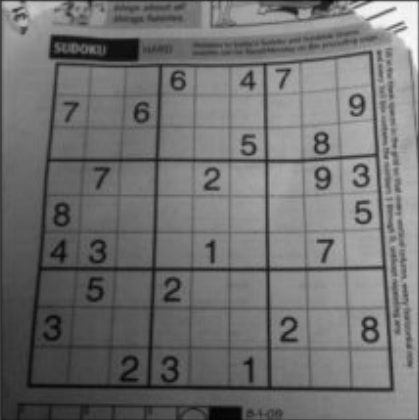
#> input picture 10_图像梯度/1.jpg, 419 x 420 px
$ python demo.py
#> lines starting #> are read from the running program, lines starting #| are printed output that depends on the picture
# OpenCV提供三种类型的梯度滤波器或高通滤波器，即Sobel，Scharr和Laplacian。

# Sobel算子是高斯平滑加微分运算的联合运算，因此它更抗噪声。逆可以指定要采用的导数方向，
# 垂直或水平（分别通过参数yorder和xorder）。逆还可以通过参数ksize指定内核的大小。

# Laplacian 算子
import numpy as np
import cv2 as cv
from matplotlib import pyplot as plt
img = cv.imread("1.jpg", 0)
#> img is the input picture: shape (420, 419); min 1, max 253, mean 112.5
img = cv.cvtColor(img, cv.COLOR_BGR2RGB)
cv.imshow("1", img)

laplacian = cv.Laplacian(img, cv.CV_64F)
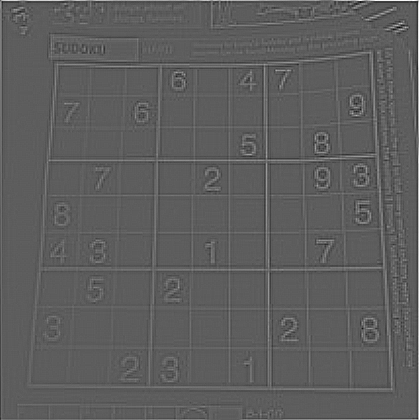
#> laplacian: shape (420, 419, 3) float64; min -104, max 179, mean 0.3; drawn with min black and max white
sobelx = cv.Sobel(img, cv.CV_64F, 1, 0, ksize=5)
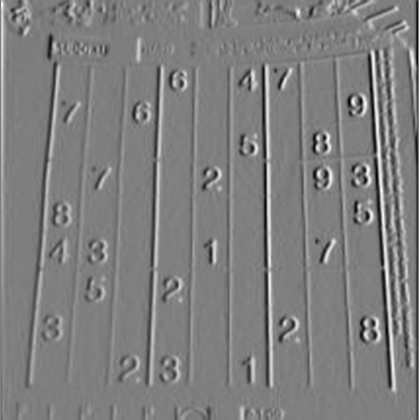
#> sobelx: shape (420, 419, 3) float64; min -4265, max 4322, mean 21.6; drawn with min black and max white
sobely = cv.Sobel(img, cv.CV_64F, 0, 1, ksize=5)
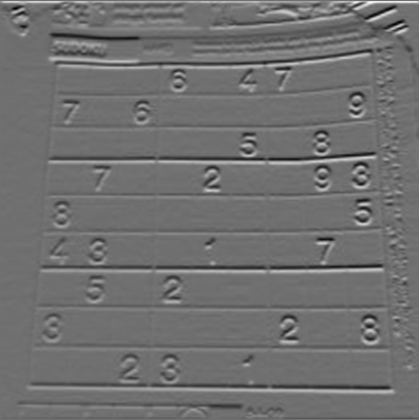
#> sobely: shape (420, 419, 3) float64; min -4919, max 6215, mean -5.8; drawn with min black and max white
plt.subplot(2, 2, 1), plt.imshow(img, cmap='gray')
plt.title('Original'), plt.xticks([]), plt.yticks([])
plt.subplot(2, 2, 2), plt.imshow(laplacian, cmap='gray')
plt.title('Laplacian'), plt.xticks([]), plt.yticks([])
plt.subplot(2, 2, 3), plt.imshow(sobelx, cmap='gray')
plt.title('Sobel X'), plt.xticks([]), plt.yticks([])
plt.subplot(2, 2, 4), plt.imshow(sobely, cmap='gray')
plt.title('Sobel Y'), plt.xticks([]),  plt.yticks([])
plt.show()
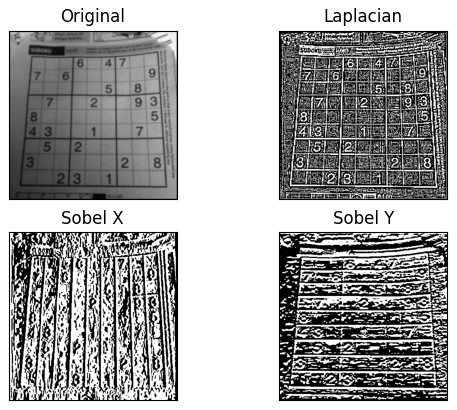
#> figure drawn by matplotlib, 4 panels
